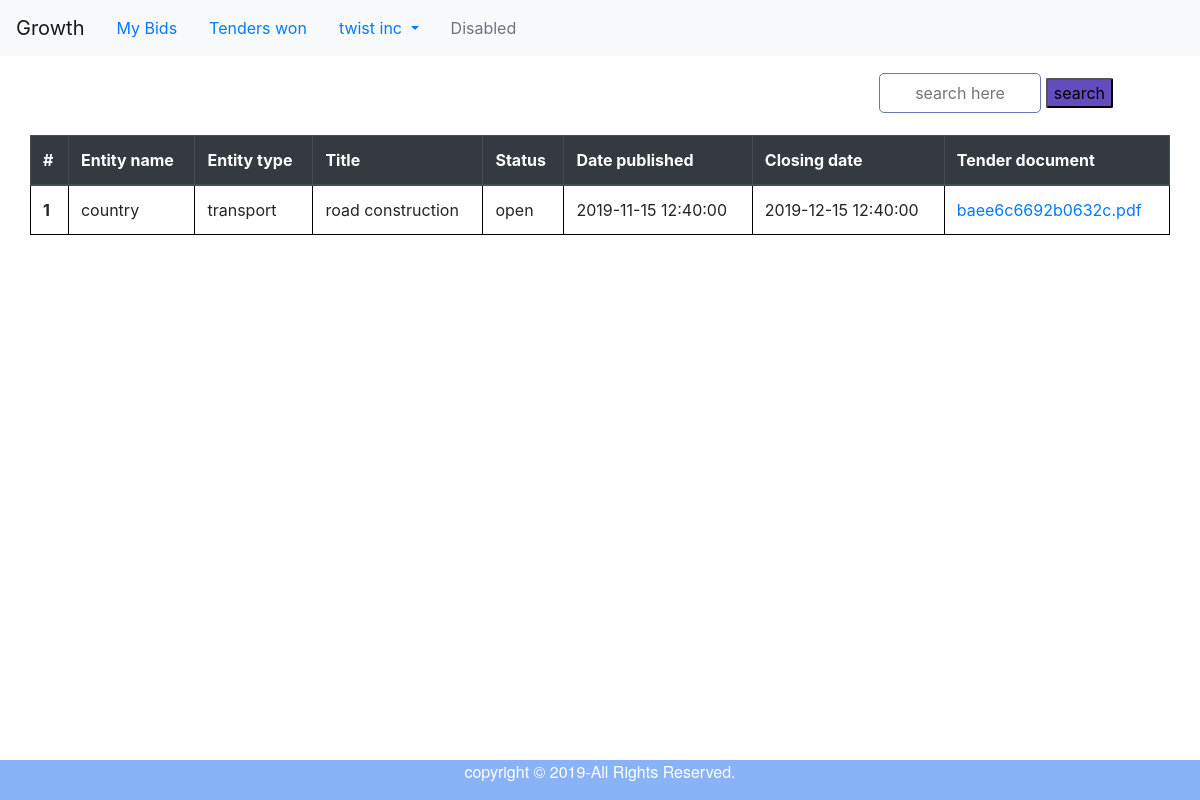
The page /supplier/supplier_home (signed in) on the database as committed earlier.
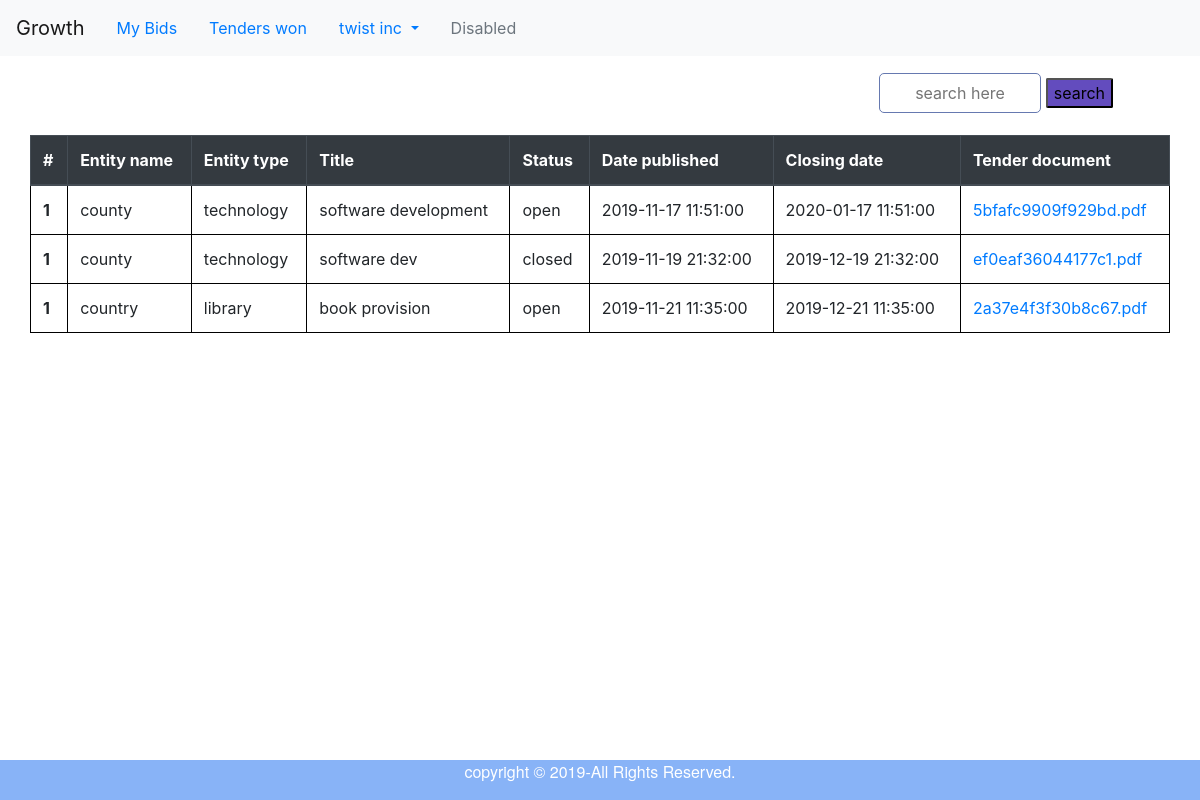
The same page on the database as committed later.
### tenderingSystem/model.py (models this page shows, shortened)
class Tenders(db.Model):
    id = db.Column(db.INTEGER, primary_key=True, autoincrement=True)
    entity_name = db.Column(db.String(50), nullable=False)
    entity_type = db.Column(db.String(30), nullable=False)
    title = db.Column(db.String(200), nullable=False, unique=True)
    status = db.Column(db.String(8), nullable=False)
    date_published = db.Column(db.DATETIME, default=datetime.utcnow(), nullable=False)
    date_closed = db.Column(db.DATETIME, nullable=False)
    tender_document = db.Column(db.String(100), nullable=False)
    company = db.Column(db.INTEGER, db.ForeignKey("company.id"))
    is_delete = db.Column(db.Boolean, default=False)
    bidTender = db.relationship('Bid', secondary=bidTender, lazy='dynamic',
                                backref=db.backref('tenders', lazy=True))

### tenderingSystem/supplierRoutes.py (the view)
@app.route('/supplier/supplier_home', methods=["GET", "POST"])
@login_required
def supplier_home():
    tenders = Tenders.query.filter_by(is_delete=False).all()
    company = get_company_information()
    if company:
        return render_template('supplier/home.html', tenders=tenders, company_name=company.company_name)
    return render_template('supplier/home.html', tenders=tenders)

### tenderingSystem/helper_functions.py (called while the page is built)
def get_company_information():
    company = Company.query.filter_by(user=current_user.id).first()
    return company

### tenderingSystem/model.py (called while the page is built)
@login_manager.user_loader
def load_user(user_id):
    return Users.query.get(int(user_id))

### tenderingSystem/templates/supplier/home.html (shortened to what this page needs)
{% extends('supplier/layout.html') %}
{% block head %}
    {{ super() }}
 <link rel="stylesheet" type="text/css" href="{{ url_for('static', filename='css/supplier.css') }}">
{% endblock %}
{% block content %}
    <div class="container">
        <div class="search-bar">
            <form method="GET" action="search" class="search">
                <input name="search here" placeholder="search here" id="input">
                <button name="search" id="search_btn" >search</button>
            </form>
        </div>
        <table class="table">
            <thead class="thead-dark">
                <tr class="table_name">
                    <th scope="col">#</th>
                    <th scope="col">Entity name</th>
                    <th scope="col">Entity type</th>
                    <th scope="col">Title</th>
                    <th scope="col">Status</th>
                    <th scope="col">Date published</th>
                    <th scope="col">Closing date</th>
                    <th scope="col">Tender document</th>
                </tr>
            </thead>
            <tbody>
                {% for tender in tenders %}
                    <tr>
                        <th scope="row">{{ 1 }}</th>
                        <td>{{ tender.entity_name }}</td>
                        <td>{{ tender.entity_type }}</td>
                        <td>{{ tender.title }}</td>
                        <td>{{ tender.status }}</td>
                        <td>{{ tender.date_published }}</td>
                        <td>{{ tender.date_closed }}</td>
                        <td><a href="{{ url_for('tender_document', tender_id=tender.id) }}">{{ tender.tender_document }}</a></td>
                    </tr>
                {% endfor %}
            </tbody>
        </table>
        <div class="footer">
            <div class="footer-bottom">
                <label>copyright &copy 2019-All Rights Reserved.</label>
            </div>
        </div>
    </div>
{% endblock %}

Rows that differ between the two databases and show on the page:
no longer on this page (row edited): Tenders: value "1", entity_name "country", entity_type "transport", title "road construction", status "open", date_published "2019-11-15 12:40:00", date_closed "2019-12-15 12:40:00", tender_document "baee6c6692b0632c.pdf"
added Tenders: value "1", entity_name "county", entity_type "technology", title "software development", status "open", date_published "2019-11-17 11:51:00", date_closed "2020-01-17 11:51:00", tender_document "5bfafc9909f929bd.pdf"
added Tenders: company "1", entity_name "county", entity_type "technology", title "software dev", status "closed", date_published "2019-11-19 21:32:00", date_closed "2019-12-19 21:32:00", tender_document "ef0eaf36044177c1.pdf"
added Tenders: company "1", entity_name "country", entity_type "library", title "book provision", status "open", date_published "2019-11-21 11:35:00", date_closed "2019-12-21 11:35:00", tender_document "2a37e4f3f30b8c67.pdf"
